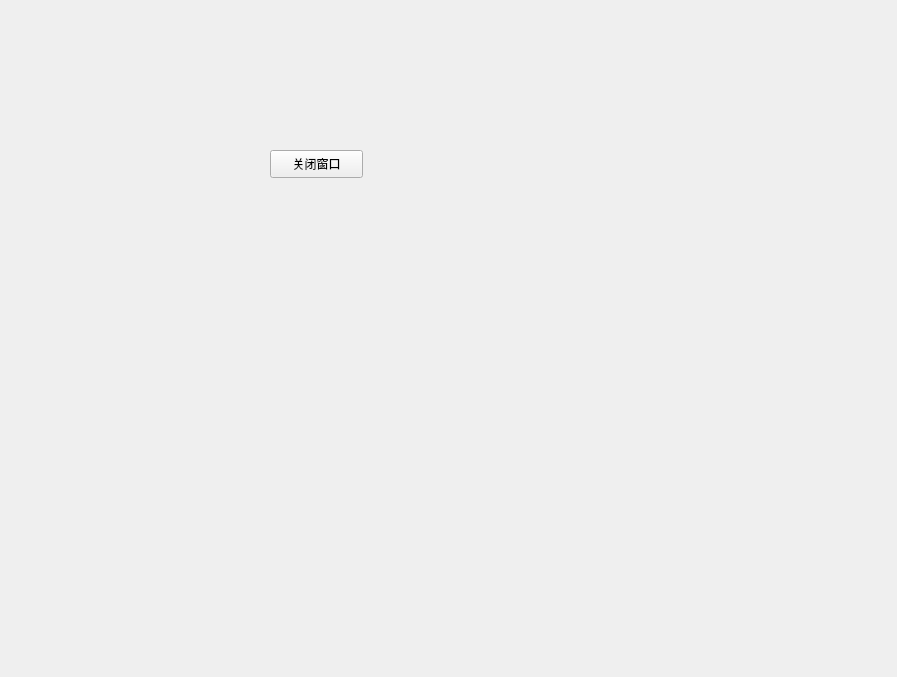
<?xml version="1.0" encoding="UTF-8"?>
<ui version="4.0">
 <class>Form</class>
 <widget class="QWidget" name="Form">
  <property name="geometry">
   <rect>
    <x>0</x>
    <y>0</y>
    <width>897</width>
    <height>677</height>
   </rect>
  </property>
  <property name="windowTitle">
   <string>Form</string>
  </property>
  <widget class="QPushButton" name="closeWinBtb">
   <property name="geometry">
    <rect>
     <x>270</x>
     <y>150</y>
     <width>93</width>
     <height>28</height>
    </rect>
   </property>
   <property name="text">
    <string>关闭窗口</string>
   </property>
  </widget>
 </widget>
 <resources/>
 <connections>
  <connection>
   <sender>closeWinBtb</sender>
   <signal>clicked()</signal>
   <receiver>Form</receiver>
   <slot>close()</slot>
   <hints>
    <hint type="sourcelabel">
     <x>318</x>
     <y>165</y>
    </hint>
    <hint type="destinationlabel">
     <x>363</x>
     <y>267</y>
    </hint>
   </hints>
  </connection>
 </connections>
</ui>
